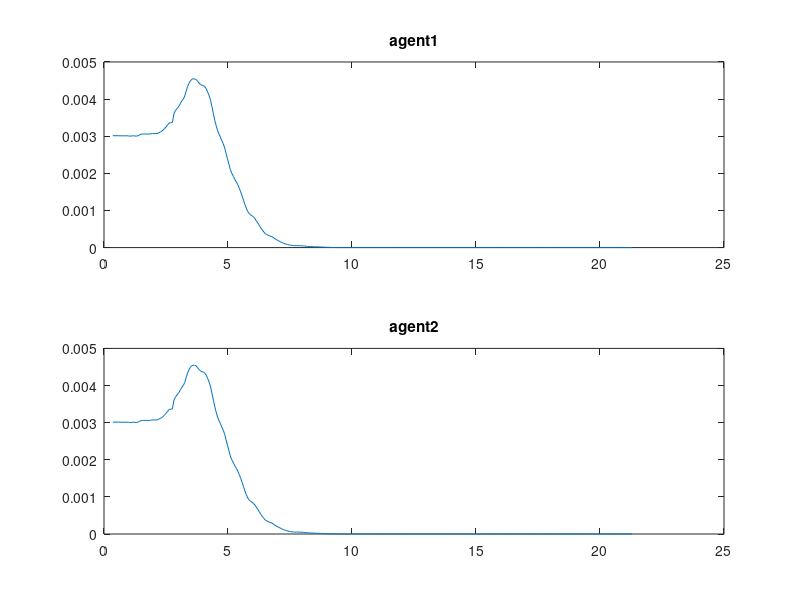
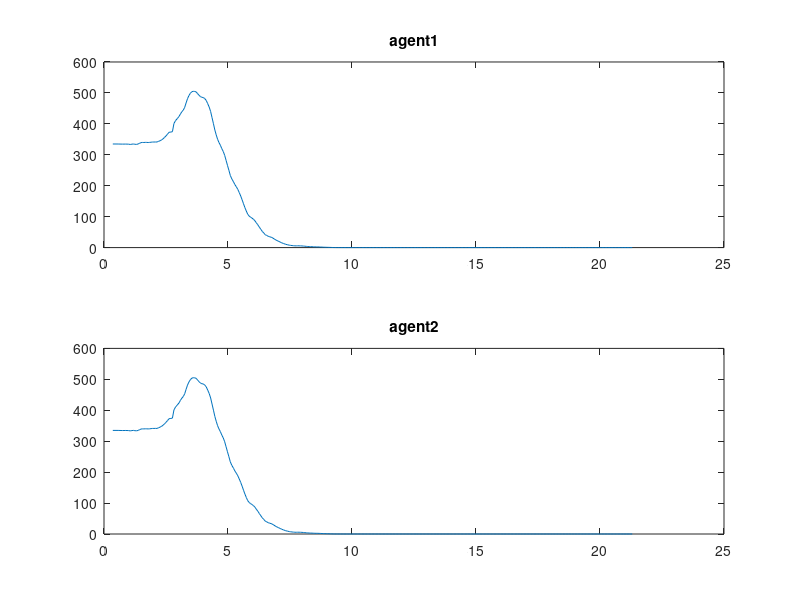
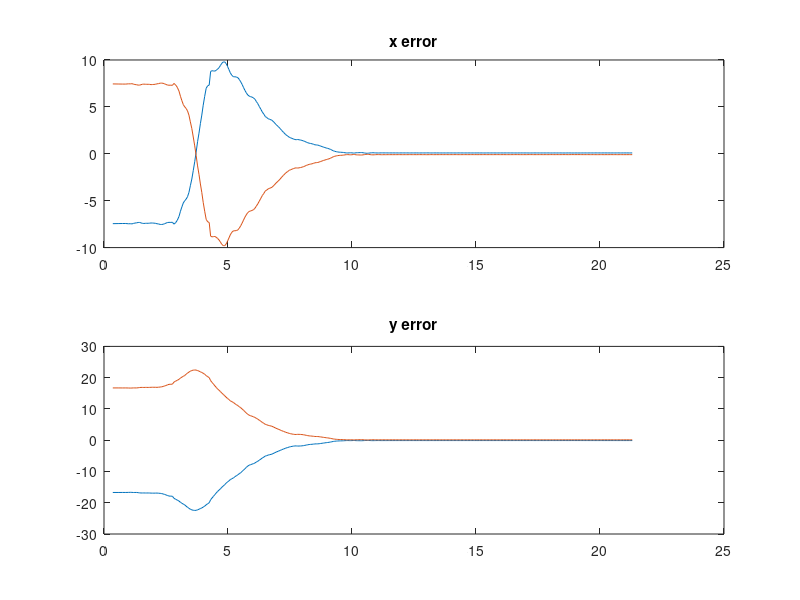
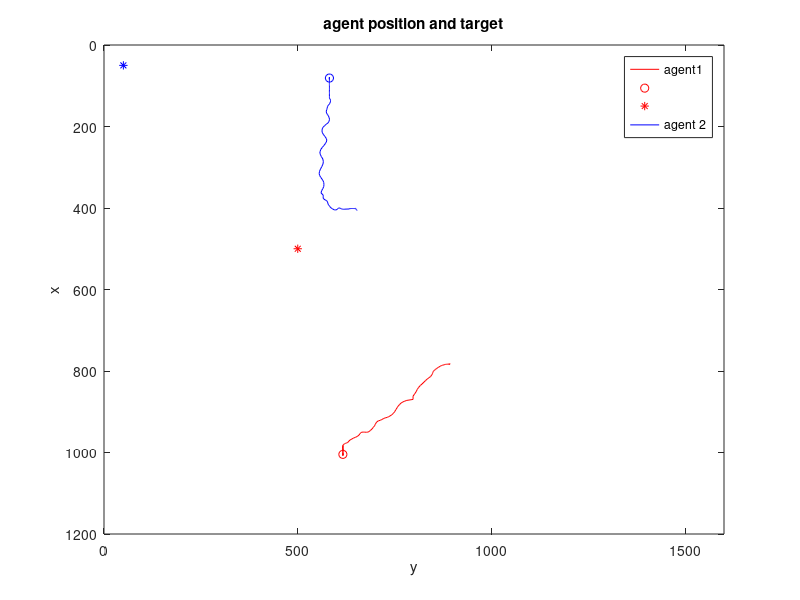

The MATLAB source for these figures, in order:
clear;
close all;
load('jan18test4');
%% Load and remove zeros from the data

logCounter = logCounter - 2;

%eliminate the first row which is 0
logImages = circshift(logImages, -1);
logNumDetections = circshift(logNumDetections, -1);
logPosition = circshift(logPosition, -1);
logFormationError = circshift(logFormationError, -1);
logHeading = circshift(logHeading, -1);
logDistance = circshift(logDistance, -1);
logAngle = circshift(logAngle, -1);
logPhi = circshift(logPhi, -1);
logPsi = circshift(logPsi, -1);
logphi = circshift(logphi, -1);
logpsi = circshift(logpsi, -1);
logdVadP = circshift(logdVadP, -1);
logdVodP = circshift(logdVodP, -1);
logControlSpeed = circshift(logControlSpeed, -1);
logProportional = circshift(logProportional, -1);
logIntegral = circshift(logIntegral, -1);
logDerivative = circshift(logDerivative, -1);
logTiming = circshift(logTiming, -1);

logImages = logImages(1:logCounter, :);
logNumDetections = logNumDetections(1:logCounter, :);
logPosition = logPosition(1:logCounter, :, :);
logFormationError = logFormationError(1:logCounter, :, :);
logHeading = logHeading(1:logCounter, :);
logDistance = logDistance(1:logCounter, :, :);
logAngle = logAngle(1:logCounter, :);
logPhi = logPhi(1:logCounter, :, :);
logPsi = logPsi(1:logCounter, :, :);
logphi = logphi(1:logCounter, :);
logpsi = logpsi(1:logCounter, :);%distance error
logdVadP = logdVadP( 1:logCounter, :, :);
logdVodP = logdVodP( 1:logCounter, :, :);
logControlSpeed = logControlSpeed(1:logCounter, :, :);
logProportional = logProportional(1:logCounter, :, :);
logIntegral = logIntegral(1:logCounter, :,  :);
logDerivative = logDerivative(1:logCounter, :, :);
logTiming = logTiming(1:logCounter, :);

logTiming(:, 12) = sum(logTiming, 2); %delta_t for each step

duration = cumsum(logTiming(:, 12));

%%
x1 = logPosition(:, 1, 1);
y1 = logPosition(:, 2, 1);

x2 = logPosition(:, 1, 2);
y2 = logPosition(:, 2, 2);

ux1 = logControlSpeed(:, 1, 1);
uy1 = logControlSpeed(:, 2, 1);
u1 = ux1.^2 + uy1.^2;

ux2 = logControlSpeed(:, 1, 2);
uy2 = logControlSpeed(:, 2, 2);
u2 = ux2.^2 + uy2.^2;

ex1 = logFormationError(:, 1, 1);
ey1 = logFormationError(:, 2, 1);
e1 = ex1.^2 + ey1.^2;

ex2 = logFormationError(:, 1, 2);
ey2 = logFormationError(:, 2, 2);
e2 = ex2.^2 + ey2.^2;

de1 = logpsi(:, 1);
de2 = logpsi(:, 2);

%figure(1);
figure('Name','control effort','NumberTitle','off')
ax1 = subplot(2,1,1);
ax2 = subplot(2,1,2);
plot(ax1, duration, u1);
title(ax1,'agent1');
plot(ax2, duration, u2);
title(ax2, 'agent2');

%%
%figure(2);
figure('Name','formation error','NumberTitle','off')
ax3 = subplot(2,1,1);
ax4 = subplot(2,1,2);
plot(ax3, duration, e1);
title(ax3,'agent1');
plot(ax4, duration, e2);
title(ax4, 'agent2');
% figure(1);
% %ax1 = subplot(3,1,1);
% ax2 = subplot(2,1,1);
% ax3 = subplot(2,1,2);
% 
% %set(ax2,'Ydir','reverse')
% 
% %(:, 1, 1) first coordinate for first agent
% % plot(ax1, duration , logProportional(:, 1, 1), 'g', duration, logIntegral(:, 1, 1), 'r',...
% %  duration, logDerivative(:, 1, 1) ,'b', duration, logControlSpeed(:, 1, 1), 'k');
% % title(ax1, 'PID Tunning')
% % xlabel(ax1, duration)
% % legend('P','I', 'D', 'control');
% 
% plot(ax2, x1, y1, 'r', x1(end), y1(end),'ro', positionRef(1,1), positionRef(2,1), 'r*');
% title(ax2, 'Phase-plane diagram for 1st agent')
% xlabel(ax2, 'x')
% ylabel(ax2, 'y')
% axis(ax2, [0, 1200, 0, 1600]);
% set(ax2,'YAxisLocation','right');
% view(ax2, 90,90); %rotate the plot 90 deg CW to suit the image of the cameara
% 
% 
% plot(ax3, x2, y2, 'b', x2(end), y2(end),'bo', positionRef(1,2), positionRef(2,2), 'b*');
% title(ax3, 'Phase-plane diagram for 2nd agent')
% xlabel(ax3, 'x')
% ylabel(ax3, 'y')
% axis(ax3, [0, 1200, 0, 1600]);
% set(ax3,'YAxisLocation','right');
% view(ax3, 90,90);
%%
%figure(3);
figure('Name','position errors','NumberTitle','off')
ax5 = subplot(2,1,1);
ax6 = subplot(2,1,2);
plot(ax5, duration, logFormationError(:,1, 1), duration, logFormationError(:,1, 2));
title(ax5, 'x error')
plot(ax6, duration, logFormationError(:, 2, 1), duration, logFormationError(:,2, 2));
title(ax6, 'y error')
%%
figure('Name','agent position and target','NumberTitle','off')
plot(x1, y1, 'r', x1(end), y1(end),'ro', positionRef(1,1), positionRef(2,1), 'r*',...
     x2, y2, 'b', x2(end), y2(end),'bo', positionRef(1,2), positionRef(2,2), 'b*');
xlabel('x')
ylabel('y')
legend('agent1','', '', 'agent 2')
title ('agent position and target');
axis([0, 1200, 0, 1600]);
set(gca, 'YAxisLocation','right');
view(90,90)

%%
figure(5)
ax7 = subplot(2,1,1);
ax8 = subplot(2,1,2);
plot(ax7, duration, de1);
title(ax7, 'agent 1 distance error');
plot(ax8, duration, de2);
title(ax8, 'agent 2 distance error');
